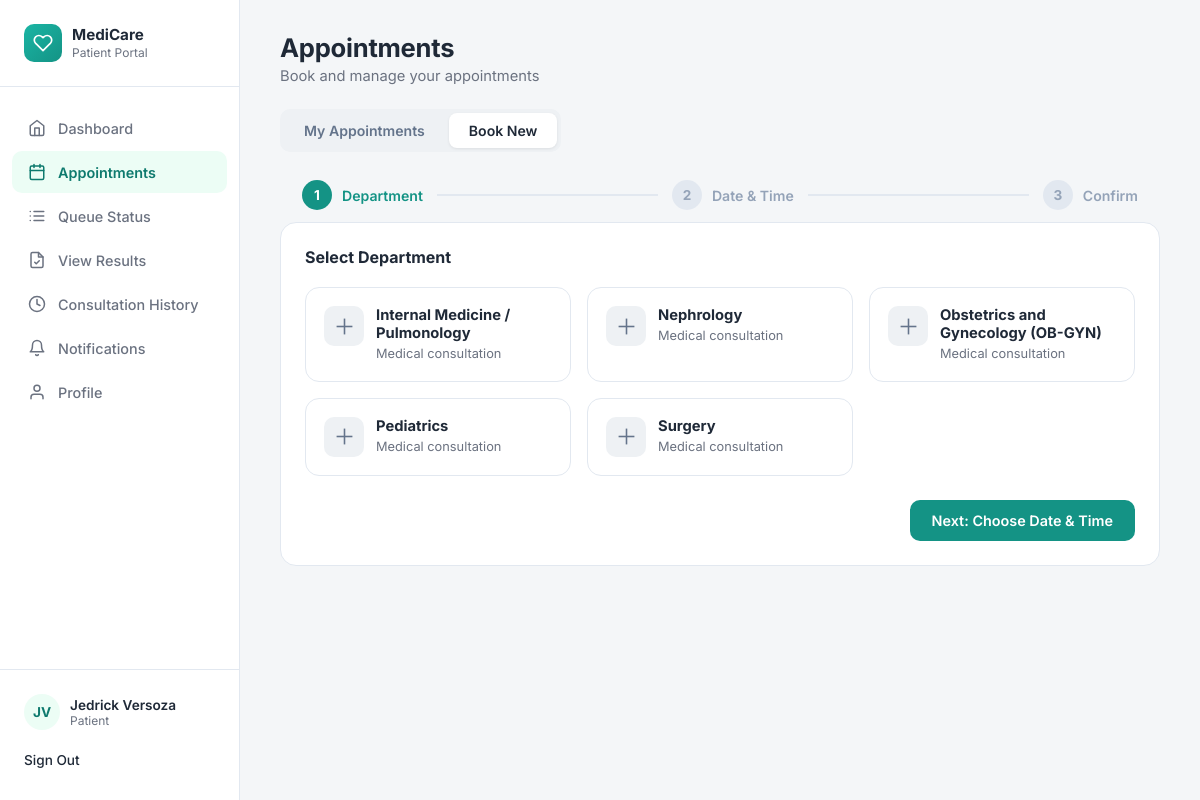
Page /patient/book_appointment.php (signed in) on the committed database.
### tables this page shows
CREATE TABLE IF NOT EXISTS `patients` (
  `PatientID` int NOT NULL AUTO_INCREMENT,
  `UserID` int NOT NULL,
  `CivilStatus` varchar(50) DEFAULT NULL,
  `Religion` varchar(50) DEFAULT NULL,
  `IsPWD` tinyint(1) NOT NULL DEFAULT '0',
  `DisabilityType` varchar(100) DEFAULT NULL,
  `BloodType` varchar(5) DEFAULT NULL,
  `Allergies` text,
  `PastMedicalCondition` text,
  `CurrentMedication` text,
  `FamilyMedicalHistory` text,
  `EmergencyContactName` varchar(100) DEFAULT NULL,
  `EmergencyContactNo` varchar(20) DEFAULT NULL,
  `EmergencyRelation` varchar(50) DEFAULT NULL,
  `CreatedAt` datetime NOT NULL DEFAULT CURRENT_TIMESTAMP,
  `UpdatedAt` datetime NOT NULL DEFAULT CURRENT_TIMESTAMP ON UPDATE CURRENT_TIMESTAMP,
  PRIMARY KEY (`PatientID`),
  KEY `FK_Patients_Users` (`UserID`)
);

CREATE TABLE IF NOT EXISTS `users` (
  `UserID` int NOT NULL AUTO_INCREMENT,
  `RoleID` int NOT NULL,
  `FirstName` varchar(100) NOT NULL,
  `MiddleName` varchar(100) DEFAULT NULL,
  `LastName` varchar(100) NOT NULL,
  `Email` varchar(191) NOT NULL,
  `Password` varchar(255) NOT NULL,
  `Sex` varchar(13) NOT NULL,
  `DateOfBirth` date DEFAULT NULL,
  `ContactNumber` varchar(20) DEFAULT NULL,
  `Address` text,
  `Status` varchar(50) NOT NULL DEFAULT 'Active',
  `CreatedAt` datetime NOT NULL DEFAULT CURRENT_TIMESTAMP,
  `FailedAttempts` int DEFAULT '0',
  `LockUntil` datetime DEFAULT NULL,
  `ResetToken` varchar(255) DEFAULT NULL,
  `TokenExpiry` datetime DEFAULT NULL,
  `ProfilePhoto` varchar(255) DEFAULT NULL,
  `LastLogin` datetime DEFAULT NULL,
  PRIMARY KEY (`UserID`),
  UNIQUE KEY `Email` (`Email`),
  KEY `FK_Users_Roles` (`RoleID`)
);

CREATE TABLE IF NOT EXISTS `departments` (
  `DepartmentID` int NOT NULL AUTO_INCREMENT,
  `DepartmentName` varchar(100) NOT NULL,
  PRIMARY KEY (`DepartmentID`),
  UNIQUE KEY `DepartmentName` (`DepartmentName`)
);

### patient/book_appointment.php (the view, shortened to what this page needs)
<?php
require_once __DIR__ . '/../includes/db.php';
$patientStmt = mysqli_prepare(
    $conn,
    'SELECT
        p.PatientID,
        p.UserID,
        u.FirstName,
        u.LastName,
        u.ProfilePhoto
     FROM patients p
     INNER JOIN users u ON p.UserID = u.UserID
     WHERE p.UserID = ?
     LIMIT 1'
);
mysqli_stmt_bind_param(
    $patientStmt,
    'i',
    $_SESSION['UserID']
);
mysqli_stmt_execute($patientStmt);
$patientResult = mysqli_stmt_get_result($patientStmt);
$patient = mysqli_fetch_assoc($patientResult);
$departmentStmt = mysqli_prepare(
    $conn,
    'SELECT DepartmentID, DepartmentName
     FROM departments
     ORDER BY DepartmentName ASC'
);
mysqli_stmt_execute($departmentStmt);
$departmentResult = mysqli_stmt_get_result($departmentStmt);
$bookingSuccess = false;
?>
<!DOCTYPE html>
<html lang="en">
<head>
<link rel="stylesheet"
      href="../assets/css/patient/patient_dashboard.css">
</head>
<body>
<div class="app">
<aside class="sidebar">
    <div class="sidebar-brand">
        <div class="brand-icon">
            <svg viewBox="0 0 24 24"
                 fill="none"
                 stroke="currentColor"
                 stroke-width="2"
                 stroke-linecap="round"
                 stroke-linejoin="round">
                <path d="M20.84 4.61a5.5 5.5 0 0 0-7.78 0L12 5.67l-1.06-1.06a5.5 5.5 0 0 0-7.78 7.78l1.06 1.06L12 21.23l7.78-7.78 1.06-1.06a5.5 5.5 0 0 0 0-7.78z"/>
            </svg>
        </div>
        <div class="brand-text">
            <div class="brand-title">
                MediCare
            </div>
            <div class="brand-sub">
                Patient Portal
            </div>
        </div>
    </div>
    <ul class="nav-list">
  <li>
    <a href="patient_dashboard.php" class="nav-item">
      <svg viewBox="0 0 24 24" fill="none" stroke="currentColor" stroke-width="2" stroke-linecap="round" stroke-linejoin="round"><path d="M3 9l9-7 9 7v11a2 2 0 0 1-2 2H5a2 2 0 0 1-2-2z"/><path d="M9 22V12h6v10"/></svg>
      Dashboard
    </a>
  </li>
  <li>
    <a href="patient_appointment.php" class="nav-item active">
      <svg viewBox="0 0 24 24" fill="none" stroke="currentColor" stroke-width="2" stroke-linecap="round" stroke-linejoin="round"><rect x="3" y="4" width="18" height="18" rx="2"/><path d="M16 2v4M8 2v4M3 10h18"/></svg>
      Appointments
    </a>
  </li>
  <li>
    <a href="queue_status.php" class="nav-item">
      <svg viewBox="0 0 24 24" fill="none" stroke="currentColor" stroke-width="2" stroke-linecap="round" stroke-linejoin="round"><path d="M8 6h13M8 12h13M8 18h13M3 6h.01M3 12h.01M3 18h.01"/></svg>
      Queue Status
    </a>
  </li>
  <li>
    <a href="view_results.php" class="nav-item">
      <svg viewBox="0 0 24 24" fill="none" stroke="currentColor" stroke-width="2" stroke-linecap="round" stroke-linejoin="round"><path d="M14 2H6a2 2 0 0 0-2 2v16a2 2 0 0 0 2 2h12a2 2 0 0 0 2-2V8z"/><path d="M14 2v6h6"/><path d="M9 15l2 2 4-4"/></svg>
      View Results
    </a>
  </li>
  <li>
    <a href="consultation_history.php" class="nav-item">
      <svg viewBox="0 0 24 24" fill="none" stroke="currentColor" stroke-width="2" stroke-linecap="round" stroke-linejoin="round"><circle cx="12" cy="12" r="10"/><polyline points="12 6 12 12 16 14"/></svg>
      Consultation History
    </a>
  </li>
  <li>
    <a href="notifications.php" class="nav-item">
      <svg viewBox="0 0 24 24" fill="none" stroke="currentColor" stroke-width="2" stroke-linecap="round" stroke-linejoin="round"><path d="M18 8A6 6 0 0 0 6 8c0 7-3 9-3 9h18s-3-2-3-9"/><path d="M13.73 21a2 2 0 0 1-3.46 0"/></svg>
      Notifications
    </a>
  </li>
  <li>
    <a href="patient_profile.php" class="nav-item">
      <svg viewBox="0 0 24 24" fill="none" stroke="currentColor" stroke-width="2" stroke-linecap="round" stroke-linejoin="round"><path d="M20 21v-2a4 4 0 0 0-4-4H8a4 4 0 0 0-4 4v2"/><circle cx="12" cy="7" r="4"/></svg>
      Profile
    </a>
  </li>
</ul>
    <div class="sidebar-footer">
        <div class="sidebar-user">
            <?php if (!empty($patient['ProfilePhoto'])): ?>
            <div class="user-avatar"><img src="../<?php echo htmlspecialchars($patient['ProfilePhoto']); ?>" alt="Photo" style="width:100%;height:100%;border-radius:50%;object-fit:cover;"></div>
            <?php else: ?>
            <div class="user-avatar">
                <?php
                echo strtoupper(
                    substr($patient['FirstName'], 0, 1) .
                    substr($patient['LastName'], 0, 1)
                );
                ?>
            </div>
            <?php endif; ?>
            <div>
                <div class="user-name">
                    <?php
                    echo htmlspecialchars(
                        $patient['FirstName'] . ' ' . $patient['LastName']
                    );
                    ?>
                </div>
                <div class="user-role">
                    Patient
                </div>
            </div>
        </div>
        <a href="../auth/logout.php"
           class="sign-out"
           style="text-decoration:none;color:inherit;display:flex;align-items:center;gap:12px;"
           onclick="return confirm('Are you sure you want to sign out?');">
            Sign Out
        </a>
    </div>
</aside>
<main class="main">
    <div class="page-header">
        <h1>
            Appointments
        </h1>
        <p>
            Book and manage your appointments
        </p>
    </div>
    <div class="tab-switch">
        <a href="patient_appointment.php"
           class="tab-btn"
           style="text-decoration:none;display:inline-block;">
            My Appointments
        </a>
        <button class="tab-btn active"
                type="button">
            Book New
        </button>
    </div>
<?php if ($bookingSuccess): ?>
<!-- =========================================================
     SUCCESS
========================================================= -->
<div class="success-wrap"
     style="display:flex;">
    <div class="success-card">
        <div class="success-check">
            ✓
        </div>
        <h2>
            Appointment Booked
        </h2>
        <p>
            Your appointment has been successfully submitted.
        </p>
        <div class="success-actions">
            <a href="patient_dashboard.php"
               class="btn-primary-solid"
               style="text-decoration:none;color:inherit;display:flex;align-items:center;gap:12px;">
                Go to Dashboard
            </a>
            <a href="patient_appointment.php"
               class="btn-outline"
               style="text-decoration:none;color:inherit;display:flex;align-items:center;gap:12px;">
                My Appointments
            </a>
        </div>
    </div>
</div>
<?php else: ?>
<div class="stepper" id="stepperBar">
    <div class="step active"
         id="step-ind-1">
        <div class="step-circle">
            <span>1</span>
        </div>
        <div class="step-label">
            Department
        </div>
    </div>
    <div class="step-line"
         id="line-1">
    </div>
    <div class="step"
         id="step-ind-2">
        <div class="step-circle">
            <span>2</span>
        </div>
        <div class="step-label">
            Date & Time
        </div>
    </div>
    <div class="step-line"
         id="line-2">
    </div>
    <div class="step"
         id="step-ind-3">
        <div class="step-circle">
            <span>3</span>
        </div>
        <div class="step-label">
            Confirm
        </div>
    </div>
</div>
<form method="POST"
      id="bookingForm">
<div class="wizard-panel"
     id="step-1">
    <div class="wizard-panel-title">
        Select Department
    </div>
    <div class="dept-grid">
<?php if (mysqli_num_rows($departmentResult) > 0): ?>
<?php while ($department = mysqli_fetch_assoc($departmentResult)): ?>
<div class="dept-card"
     data-dept-id="<?php echo (int)$department['DepartmentID']; ?>"
     data-dept="<?php echo htmlspecialchars($department['DepartmentName']); ?>">
    <div class="dept-icon">
        <svg viewBox="0 0 24 24"
             fill="none"
             stroke="currentColor"
             stroke-width="2">
            <path d="M12 2v20"/>
            <path d="M2 12h20"/>
        </svg>
    </div>
    <div>
        <div class="dept-name">
            <?php
            echo htmlspecialchars(
                $department['DepartmentName']
            );
            ?>
        </div>
        <div class="dept-desc">
            Medical consultation
        </div>
    </div>
</div>
<?php endwhile; ?>
<?php else: ?>
<p>
    No departments are currently available.
</p>
<?php endif; ?>
    </div>
    <div class="wizard-footer">
        <button class="btn-primary-solid"
                type="button"
                onclick="nextFromDepartment()">
            Next: Choose Date & Time
        </button>
    </div>
</div>
</form>
<?php endif; ?>
</main>
</div>
</body>
</html>

### rows in the picture
patients: UserID.LastName "JV", UserID.LastName "Jedrick Versoza"
departments: DepartmentName "Internal Medicine / Pulmonology"
departments: DepartmentName "Nephrology"
departments: DepartmentName "Obstetrics and Gynecology (OB-GYN)"
departments: DepartmentName "Pediatrics"
departments: DepartmentName "Surgery"
